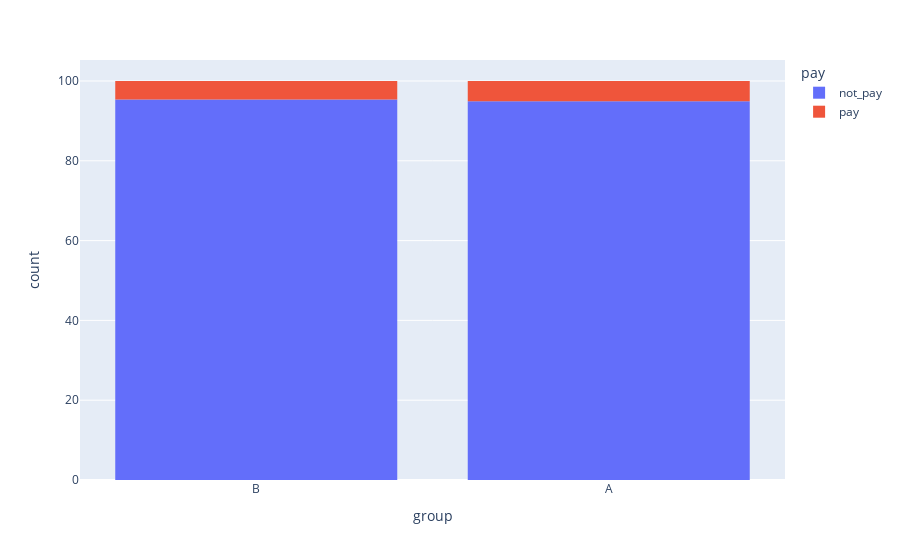

The notebook cell saved with this chart:
### Markdown cell above
## 2. Гипотезы, графики и тесты

### Code cell
fig = px.histogram(df, x='group', barnorm = 'percent', color = 'pay')
fig.show()

### Figure 1 — Plotly figure (JSON) as saved in the notebook; plotly's stock layout.template omitted (floating-point values rounded to 4 significant figures; data arrays with more than 128 entries replaced by an {"elided": "..."} marker saying what was removed)
{"data": [{"alignmentgroup": "True", "bingroup": "x", "hovertemplate": "pay=not_pay<br>group=%{x}<br>count=%{y}<extra></extra>", "legendgroup": "not_pay", "marker": {"color": "#636efa"}, "name": "not_pay", "offsetgroup": "not_pay", "orientation": "v", "showlegend": true, "type": "histogram", "x": {"elided": "7949 str values"}, "xaxis": "x", "yaxis": "y"}, {"alignmentgroup": "True", "bingroup": "x", "hovertemplate": "pay=pay<br>group=%{x}<br>count=%{y}<extra></extra>", "legendgroup": "pay", "marker": {"color": "#EF553B"}, "name": "pay", "offsetgroup": "pay", "orientation": "v", "showlegend": true, "type": "histogram", "x": {"elided": "392 str values"}, "xaxis": "x", "yaxis": "y"}], "layout": {"barmode": "relative", "barnorm": "percent", "legend": {"title": {"text": "pay"}, "tracegroupgap": 0}, "margin": {"t": 60}, "xaxis": {"anchor": "y", "domain": [0, 1], "title": {"text": "group"}}, "yaxis": {"anchor": "x", "domain": [0, 1], "title": {"text": "count"}}}}
